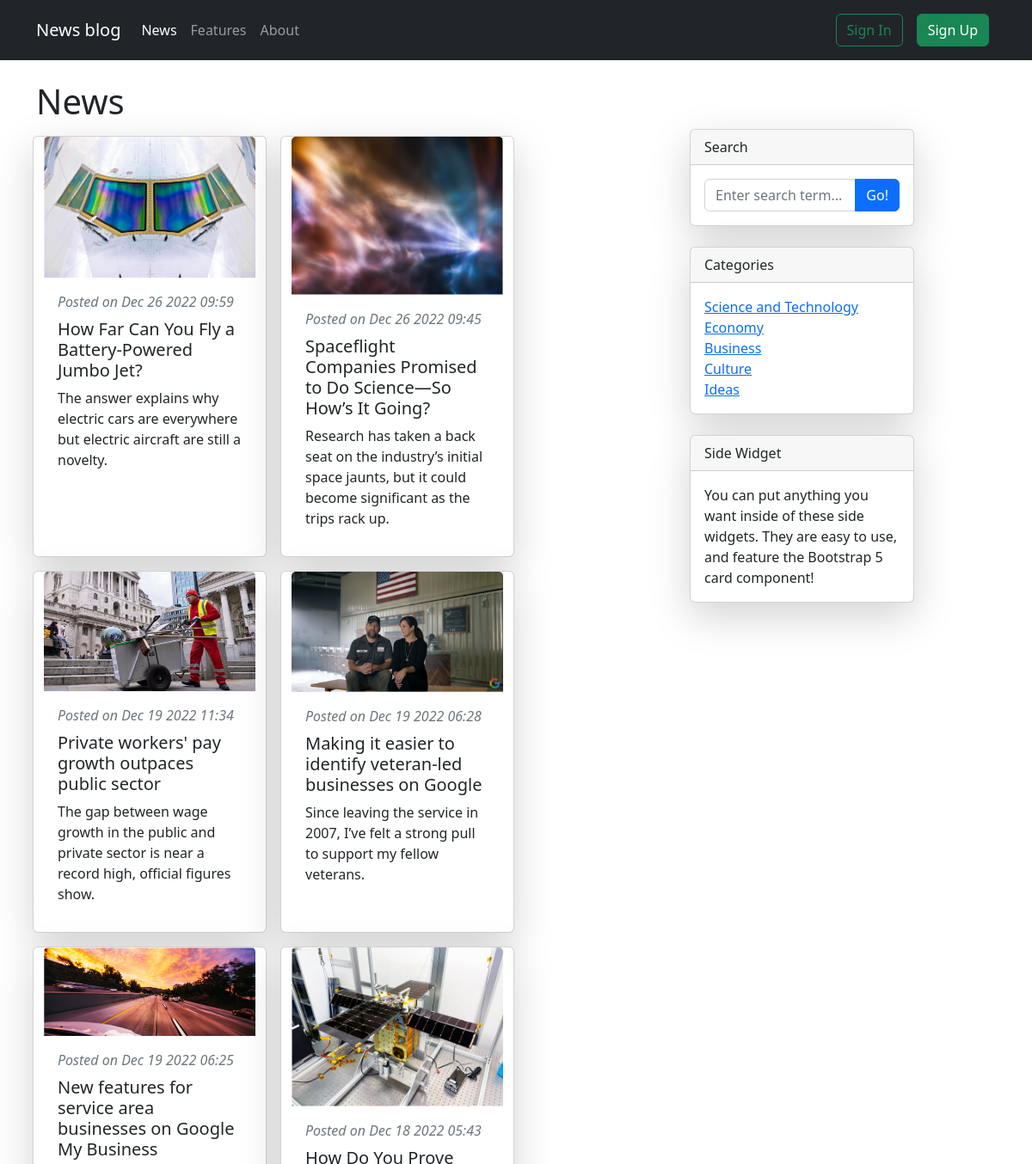
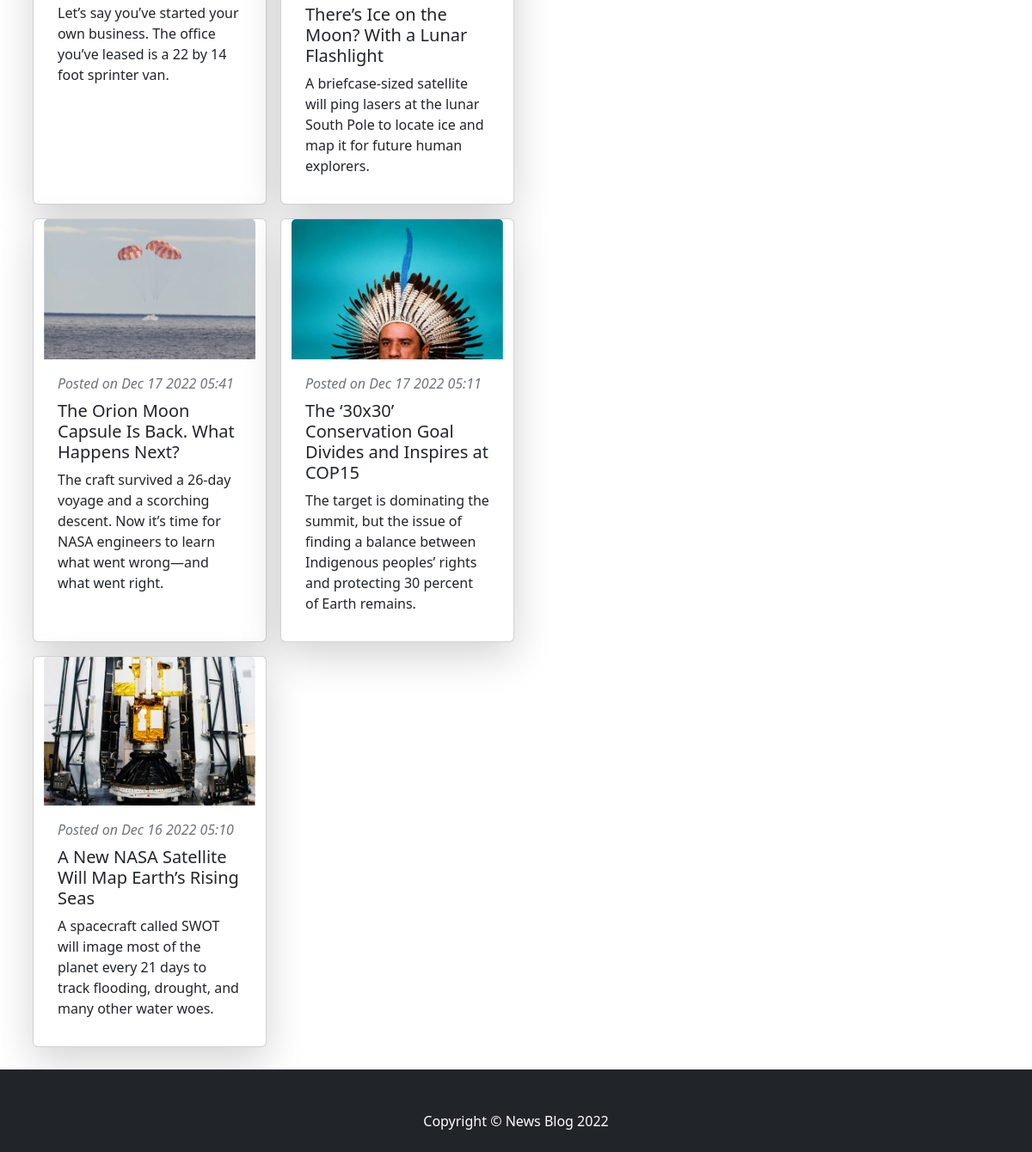
The page / on the database its author committed (2 pictures, top to bottom).
### news/models.py (models this page shows, shortened)
class News(models.Model):
    author = models.ForeignKey(User, on_delete=models.CASCADE)
    category = models.ForeignKey(Category, on_delete=models.CASCADE)
    title = models.CharField(max_length=100)
    description = models.CharField(max_length=150)
    image = models.ImageField(upload_to='news/images/')
    article = models.TextField()
    date = models.DateTimeField(auto_now=True)
    class Meta:
        verbose_name_plural = 'News'

class Category(models.Model):
    name = models.CharField(max_length=32)
    class Meta:
        verbose_name_plural = 'Category'
    def __str__(self):
        return self.name

### news/views.py (the view)
# urls.py: 2. Add a URL to urlpatterns:  path('', views.home, name='home')
def home(request, pk=0):
    categories = Category.objects.all()
    news = News.objects.filter(category_id=pk).order_by('-date') if pk else News.objects.all().order_by('-date')
    context = {'page_name': categories[pk - 1].name if pk else 'News', 'news': news,
               'categories': categories, 'error': 'There is no news on this topic.'}
    return render(request, template_name='home.html', context=context)

### news/templates/home.html (shortened to what this page needs)
{% extends 'base.html' %}
{% block content %}
<div class="container mt-4 mb-4">
    <h1>{{ page_name }}</h1>
    <div class="row">
        <div class="col-lg-8">
            <div class="row">
                {% if news %}
                {% for n in news %}
                <div class="card m-2 shadow-lg" style="width: 17rem;">
                    <img src="{{ n.image.url }}" class="card-img-top" alt="...">
                    <div class="card-body">
                        <div class="text-muted fst-italic mb-2">Posted on {{ n.date|date:'M j Y H:i' }}</div>
                        <h5 class="card-title">{{ n.title }}</h5>
                        <p class="card-text">{{ n.description }}</p>
                    </div>
                </div>
                {% endfor %}
                {% else %}
                <h3>{{ error }}</h3>
                {% endif %}
            </div>
        </div>
        <div class="col-lg-3">
            <div class="card mb-4 shadow-lg">
                <div class="card-header">Search</div>
                <div class="card-body">
                    <div class="input-group">
                        <input class="form-control" type="text" placeholder="Enter search term..."
                               aria-label="Enter search term..." aria-describedby="button-search">
                        <button class="btn btn-primary" id="button-search" type="button">Go!</button>
                    </div>
                </div>
            </div>
            <div class="card mb-4 shadow-lg">
                <div class="card-header">Categories</div>
                <div class="card-body">
                    <div class="row">
                        <div class="col">
                            <ul class="list-unstyled mb-0">
                                {% if categories %}
                                {% for cat in categories %}
                                <li><a href="{% url 'news' cat.id %}">{{ cat }}</a></li>
                                {% endfor %}
                                {% else %}
                                <li>Categories not yet</li>
                                {% endif %}
                            </ul>
                        </div>
                    </div>
                </div>
            </div>
            <div class="card mb-4 shadow-lg">
                <div class="card-header">Side Widget</div>
                <div class="card-body">You can put anything you want inside of these side widgets. They are easy to use,
                    and feature the Bootstrap 5 card component!
                </div>
            </div>
        </div>
    </div>
</div>
{% endblock %}

### templates/base.html (shortened to what this page needs)
<!DOCTYPE html>
<html lang="en">
<head>
    <link href="https://cdn.jsdelivr.net/npm/bootstrap@5.2.3/dist/css/bootstrap.min.css" rel="stylesheet"
>
    {% load static %}
    <link rel="stylesheet" href="{% static 'css/style.css' %}">
</head>
<body>
    <div class="wrapper">
        <nav class="navbar navbar-expand-lg navbar-dark bg-dark">
            <div class="container">
                <a class="navbar-brand" href="{% url 'home' %}">News blog</a>
                <div class="collapse navbar-collapse" id="navbarText">
                    <ul class="navbar-nav me-auto mb-2 mb-lg-0">
                        <li class="nav-item">
                            <a class="nav-link active" aria-current="page" href="{% url 'home' %}">News</a>
                        </li>
                        <li class="nav-item">
                            <a class="nav-link" href="#">Features</a>
                        </li>
                        <li class="nav-item">
                            <a class="nav-link" href="#">About</a>
                        </li>
                    </ul>
                    {% if user.is_authenticated %}
                    <span class="navbar-text">
                        Welcome, <a class="badge rounded-pill text-bg-light" href="{% url 'profile' %}">{{ user.username }}</a>
                    </span>
                    <span class="navbar-text">
                        <form action="{% url 'logout' %}" method="POST">
                            {% csrf_token %}
                            <button type="submit" class="btn btn-success ms-4">Logout</button>
                        </form>
                    </span>
                    {% else %}
                    <span class="navbar-text">
                        <div class="btn-group" role="group" aria-label="Basic example">
                            <a href="{% url 'signin' %}">
                                <button type="button" class="btn btn-outline-success ms-2 me-2">Sign In</button>
                            </a>
                            <a href="{% url 'signup' %}">
                                <button type="button" class="btn btn-success ms-2 me-2">Sign Up</button>
                            </a>
                        </div>
                    </span>
                    {% endif %}
                </div>
            </div>
        </nav>
        <div class="content">{% block content %} {% endblock %}</div>
        <footer class="py-5 bg-dark">
            <div class="container"><p class="m-0 text-center text-white">Copyright &copy; News Blog 2022</p></div>
        </footer>
    </div>
</body>
</html>

### static/css/style.css (style rules this page uses)
* { margin: 0; padding: 0; }
html, body { height: 100%; }
.wrapper { position: relative; min-height: 100%; }
.content { padding-bottom: 90px; }
footer { position: absolute; left: 0; bottom: 0; width: 100%; height: 80px; }

### rows shown on the page
News: image (picture), date "Dec 26 2022 09:59", title "How Far Can You Fly a Battery-Powered Jumbo Jet?", description "The answer explains why electric cars are everywhere but electric aircraft are still a novelty."
News: image (picture), date "Dec 26 2022 09:45", title "Spaceflight Companies Promised to Do Science—So How’s It Going?", description "Research has taken a back seat on the industry’s initial space jaunts, but it could become significant as the trips rack up."
News: image (picture), date "Dec 19 2022 11:34", title "Private workers' pay growth outpaces public sector", description "The gap between wage growth in the public and private sector is near a record high, official figures show."
News: image (picture), date "Dec 19 2022 06:28", title "Making it easier to identify veteran-led businesses on Google", description "Since leaving the service in 2007, I’ve felt a strong pull to support my fellow veterans."
News: image (picture), date "Dec 19 2022 06:25", title "New features for service area businesses on Google My Business", description "Let’s say you’ve started your own business. The office you’ve leased is a 22 by 14 foot sprinter van."
News: image (picture), date "Dec 18 2022 05:43", title "How Do You Prove There’s Ice on the Moon? With a Lunar Flashlight", description "A briefcase-sized satellite will ping lasers at the lunar South Pole to locate ice and map it for future human explorers."
News: image (picture), date "Dec 17 2022 05:41", title "The Orion Moon Capsule Is Back. What Happens Next?", description "The craft survived a 26-day voyage and a scorching descent. Now it’s time for NASA engineers to learn what went wrong—and what went right."
News: image (picture), date "Dec 17 2022 05:11", title "The ‘30x30’ Conservation Goal Divides and Inspires at COP15", description "The target is dominating the summit, but the issue of finding a balance between Indigenous peoples’ rights and protecting 30 percent of Earth remains."
News: image (picture), date "Dec 16 2022 05:10", title "A New NASA Satellite Will Map Earth’s Rising Seas", description "A spacecraft called SWOT will image most of the planet every 21 days to track flooding, drought, and many other water woes."
Category: name "Science and Technology"
Category: name "Economy"
Category: name "Business"
Category: name "Culture"
Category: name "Ideas"

### other values the page prints
{{ page_name }} "News"
